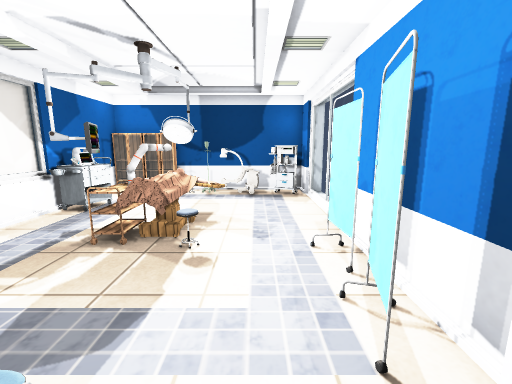
view 1 (above)

12 first-person views from a walk through a Unity game level. The camera is 1.4 m above the floor, tilts 10° down and sees 90° across. Doors are open. The floor is counted in squares, 0.5 m on a side. Each view is taken from the middle of a square. On the plan, view 1 faces up. The plan holds only what a view shows up to about 19 squares ahead; the rest is blank. Some surface patterns are stand-ins.

view 2
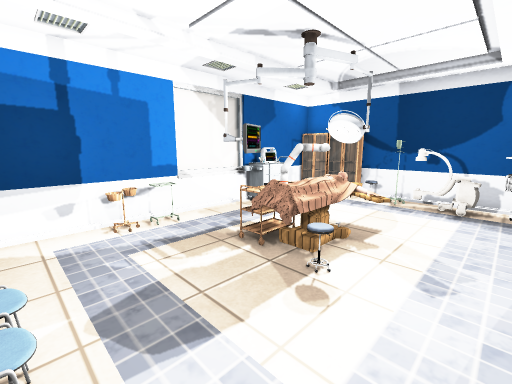

view 3
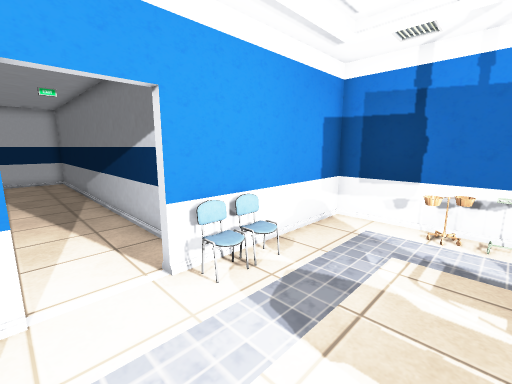

view 4
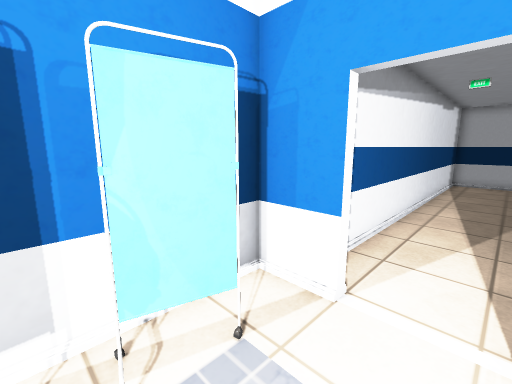

view 5
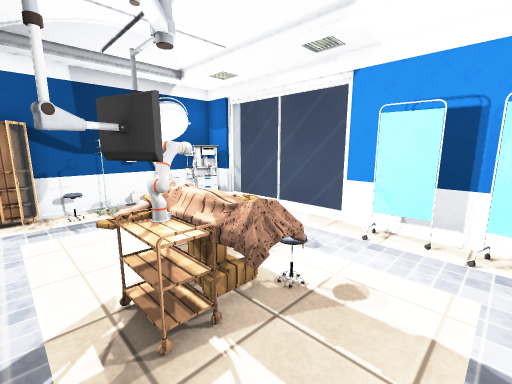

view 6
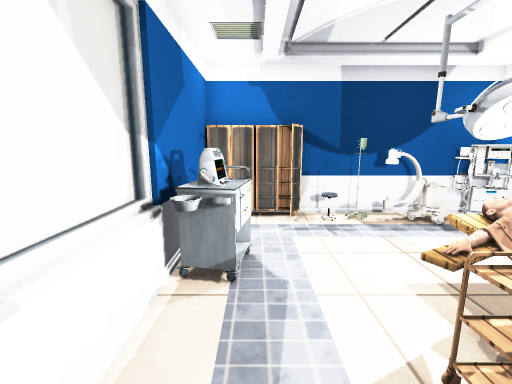

view 7
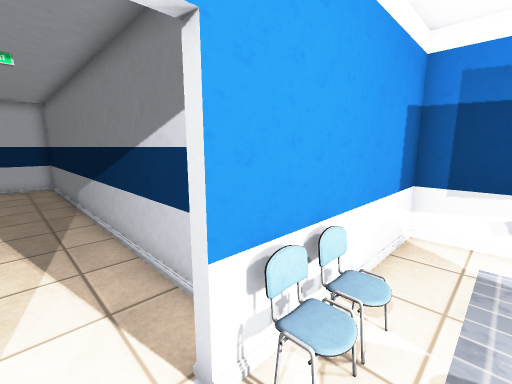

view 8
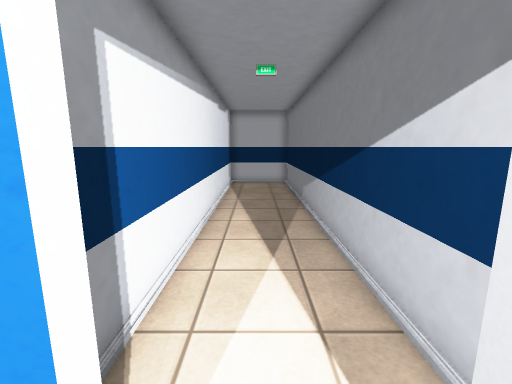

view 9
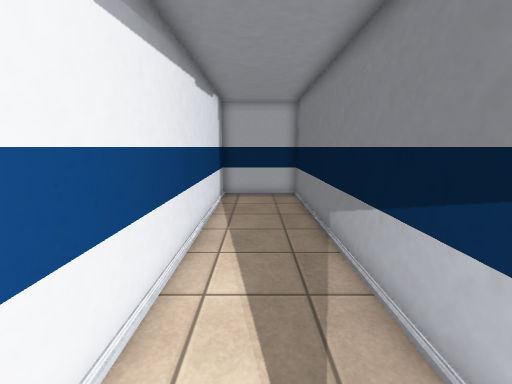

view 10
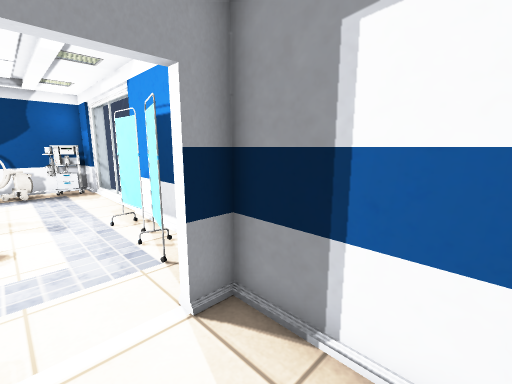

view 11
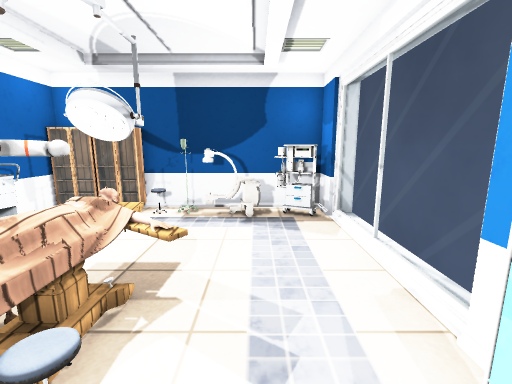

view 12
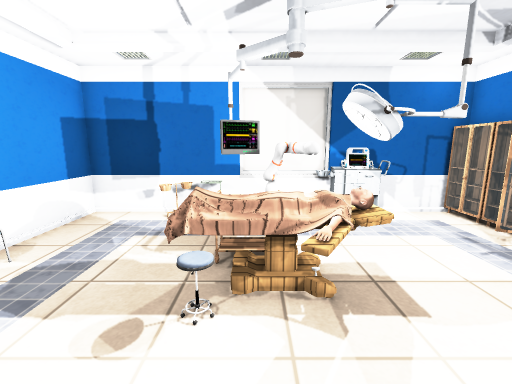

### Floor plan
Points are (right, up) in squares from view 1. A wall is a line through its corners. A room is listed if a view was taken in it or the views show most of it. See-through windows are left out.
Room 1 (views 1, 9, 10)
walls: (-2.4, -0.4) (-2.4, -18.2) (2, -18.2) (2, 0.6) (1, 0.6)
ways out: open door at (0, 1) to room 2
Room 2 (views 2, 3, 4, 5, 6, 7, 8, 11, 12)
walls: (-9.2, 11.1) (-9.2, 7.4); (-9.4, 11.1) (-9.4, 7.4); (2.4, 4.1) (1.7, 4.3); (1.6, 2.8) (2, 4.3); (3, 15.2) (3, 16.9) (-5.2, 16.9); (1, 0.9) (3, 0.9) (3, 8.5); (-9, 16.4) (-9, 0.9) (-1.4, 0.9)
ways out: open door at (0, 1) to room 1
objects: shelf (-9, 16) to (-7, 17); table (-8, 4) to (-8, 5); other object (-8, 6) to (-8, 7); other object (-8, 10) to (-7, 13); lamp (-6, 7); shelf (-6, 16) to (-5, 17); table (-5, 7) to (-3, 9); lamp (-4, 10) to (-2, 12); chair (-3, 1); table (-3, 6) to (-1, 9); other object (-3, 16); other object (-2, 15) to (0, 16); other object (1, 15) to (2, 16); other object (2, 7)

Where each view was taken, in squares from view 1:
view 1: 0 up, 0 right, facing up
view 2: 2 up, 1 right, facing up-left
view 3: 6 up, 1 right, facing down-left
view 4: 5 up, 1 left, facing down-right
view 5: 4 up, 6 left, facing up-right
view 6: 6 up, 7 left, facing up
view 7: 3 up, 0 right, facing down-left
view 8: 2 up, 0 right, facing down
view 9: 3 down, 0 right, facing down
view 10: 3 down, 1 left, facing up-right
view 11: 5 up, 0 right, facing up
view 12: 8 up, 2 right, facing left
